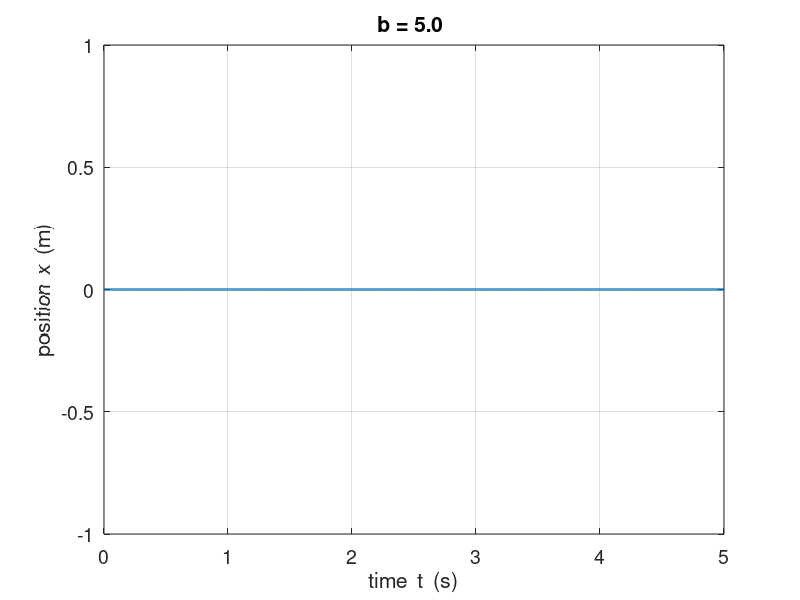
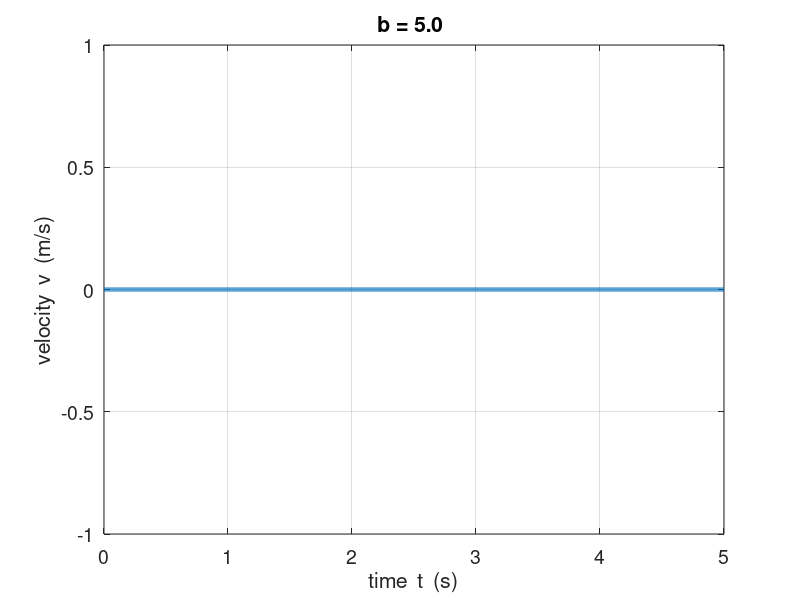
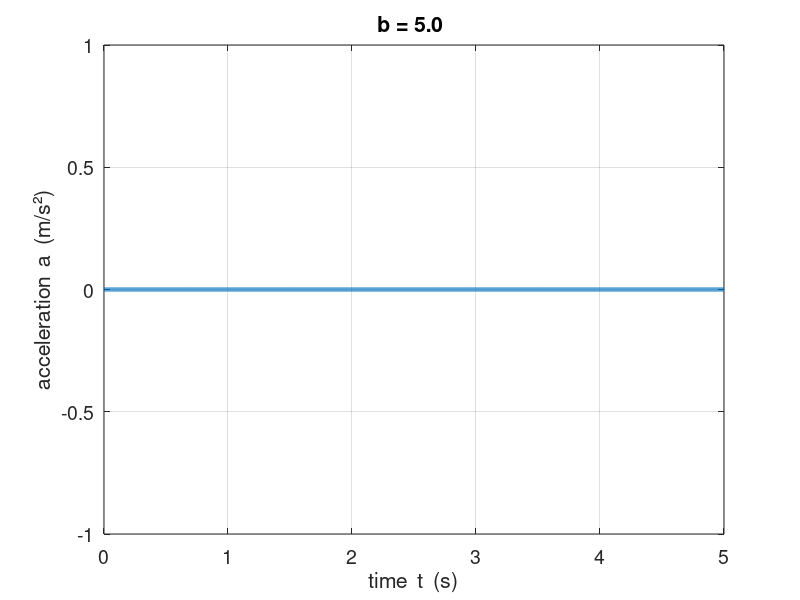

The MATLAB source for these figures, in order:
%The script uses the finite difference method to solve the equation of motion for a mass / spring System. 
% find The displacement, velocity, acceleration

close all
clear 
clc

% mass  [0.506606]
   m = 5; 
% spring constant   [20]
   k = 100; 
% amplitude
   A = 8.0; 

disp('   ')
   f0 = sqrt(k/m)/(2*pi);       % resonance (natural) frequency
   fprintf('Resonance frequency  f0 = %3.5f Hz  \n',f0)
disp('   ')
% damping constant   [ 0 to 20 ?]
   b = input('\n   Damping constant [0 to 20]  b =  '); 
%  flagF
    flagF = input('\n   Driving force: 1 (Sinusoidal) or 2 (Impulsive) or 3 (free oscillation)  flagF =  ');
% driving frequency
   if flagF == 1
      fD = input('\n   Driving frequency [0.1 to 4]  fD = ');
   end
% max simulation time interval  [10]   
   tMax = input('\n   max simulation time interval [10]  tMax = ');                   
   
   
   T0 = 1/f0;                   % natural period of oscillation
   w0 = 2*pi*f0;                % natural angular frequency
   nmax = 8001;                 % max number of time steps
   tMin = 0;                    % tmin
  
   dt = (tMax-tMin)/(nmax-1);   % time step
   t = tMin : dt : tMax;        % simulation time
      
   x = zeros(nmax,1);    % displacement
   v = zeros(nmax,1);    % velocity
   a = zeros(nmax,1);    % acceleration
   FD = zeros(nmax,1);   % force acting on mass


%  driving force

if flagF == 2
    FD(500:3000) = 10;     %   impulsive driving force
end
    
if flagF == 1
   wD = 2*pi*fD;
   FD = A*sin(wD*t);     %   sinusoidal driving force
   x(2) = x(1)*sin(2*pi*dt/T0);
end

if flagF == 3
    x(1) = 1; 
    x(2) = x(1)*cos(w0*dt);
end

% Coefficients
c0 = 1 + (b/m)*(dt/2);
c1 = (2-(k/m)*dt*dt)/c0;
c11 = (2-(k/m)*dt*dt);
c2 =((b/m)*(dt/2)-1)/c0;
c3 = (dt*dt/m)/c0;

%  Finite difference Calculations
%  Position
for c = 3 : nmax
   x(c) = c1*x(c-1) + c2*x(c-2) + c3*FD(c-1);
end

% Velocity
v(1) = (x(2)-x(1))/dt;
v(nmax) = (x(nmax)- x(nmax-1))/dt;
for n = 2 : nmax-1
   v(n) = (x(n+1)- x(n-1))/(2*dt);
end

% Acceleration
a(1) = (v(2)-v(1))/dt;
a(nmax) = (v(nmax)- v(nmax-1))/dt;
for n = 2 : nmax-1
   a(n) = (v(n+1)- v(n-1))/(2*dt);
end

%s = 'damping coeff. b = '& numStr(b);
s = sprintf('b = %.1f ',b);


figure(1)
   pos = [0.07 0.05 0.32 0.32];
   set(gcf,'Units','normalized');
   set(gcf,'Position',pos);
   set(gcf,'color','w'); 
plot(t,x,'LineWidth',2); 
title(s)
ylabel('position  x  (m)','FontSize',18)
xlabel('time  t  (s)','FontSize',18)
grid on
set(gca,'fontsize',14)

figure(2)
   pos = [0.37 0.05 0.32 0.32];
   set(gcf,'Units','normalized');
   set(gcf,'Position',pos);
   set(gcf,'color','w'); 
plot(t,v,'LineWidth',3);
title(s)
ylabel('velocity  v  (m/s)','FontSize',18)
xlabel('time  t  (s)','FontSize',18)
grid on
set(gca,'fontsize',14)

figure(3)
   pos = [0.67 0.05 0.32 0.32];
   set(gcf,'Units','normalized');
   set(gcf,'Position',pos);
   set(gcf,'color','w'); 
plot(t,a,'LineWidth',3);
title(s)
ylabel('acceleration  a  (m/s²)','FontSize',18)
xlabel('time  t  (s)','FontSize',18)
grid on
set(gca,'fontsize',14)